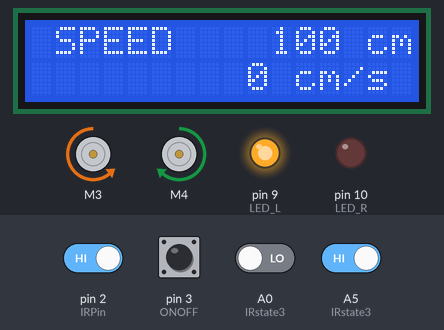
A sketch run on a simulated Arduino Uno, built with avr-gcc and run on an emulated ATmega328P. Shown: 2 × DC motor (green arrow = forward, orange = backward, longer = faster), 16×2 character LCD, output pins drawn as LEDs (lit = HIGH). The test bench sets the inputs (shaded band); at power-on: A5 (IRstate3), pin 2 (IRPin), pin 3 (ONOFF) HIGH, A0 (IRstate3) LOW. What the sketch prints to the serial monitor is not drawn.

Above: at 1.6 s.
1.7 s: pin 3 (ONOFF) pulled LOW for 0.15 s
At 2.8 s:
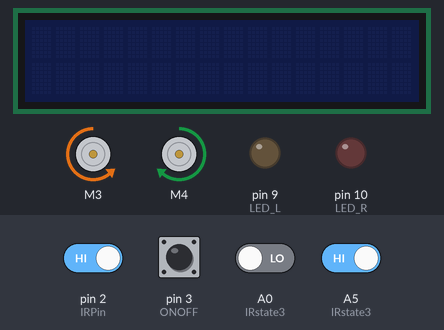
3.3 s: pin 3 (ONOFF) pulled LOW for 1 s
At 4.9 s:
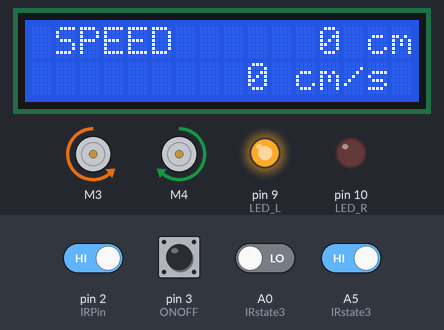
6.8 s: pin 2 (IRPin) driven LOW
At 8.1 s:
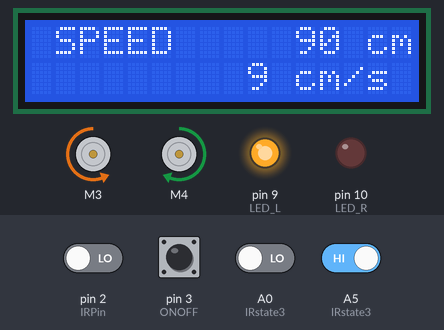
9.8 s: pin 2 (IRPin) driven HIGH
At 10.6 s:
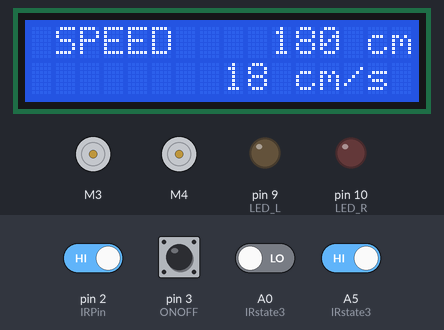
12.8 s: A0 (IRstate3) driven HIGH
At 14.1 s:
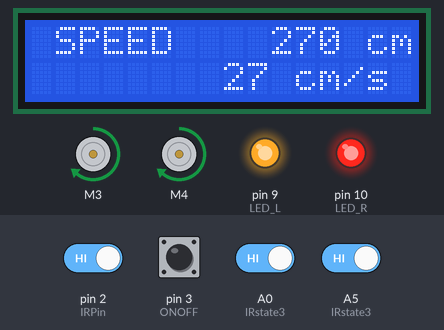
15.8 s: A5 (IRstate3) driven LOW
At 17.1 s:
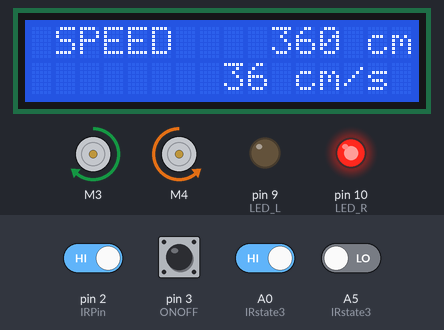
Timing chart, 0 to 18.8 s (numbered marks = the images above; inputs shaded):
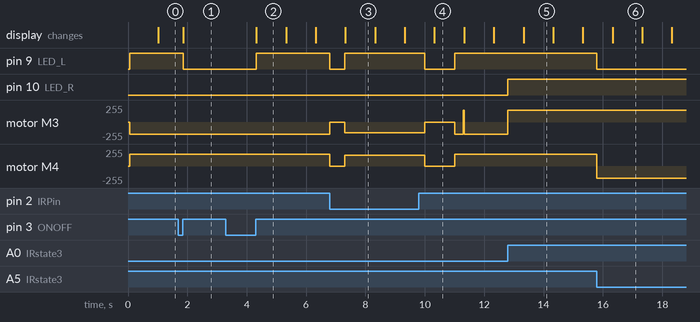

Measured:
- after the input at 1.7 s, pin 9 (LED_L): HIGH → LOW after 0.15 s; the display: changes after 0.15 s (image 1)
- after the input at 3.3 s, pin 9 (LED_L): LOW → HIGH after 1.0 s; the display: changes after 1.0 s (image 2)
- after the input at 6.8 s, pin 9 (LED_L): HIGH → LOW at once, → HIGH 0.50 s later; motor M3: backward 180/255 → stopped at once, → backward 160/255 0.50 s later; motor M4: forward 180/255 → stopped at once, → forward 160/255 0.50 s later
- after the input at 9.8 s, pin 9 (LED_L): HIGH → LOW after 0.20 s, → HIGH 1.0 s later; motor M3: backward 160/255 → stopped after 0.20 s, → backward 180/255 1.0 s later; motor M4: forward 160/255 → stopped after 0.20 s, → forward 180/255 1.0 s later
- after the input at 12.8 s, pin 10 (LED_R): LOW → HIGH at once; motor M3: backward 180/255 → forward 180/255 at once
- after the input at 15.8 s, pin 9 (LED_L): HIGH → LOW at once; motor M4: forward 180/255 → backward 180/255 at once
- what the display in image 2 shows lasts 1.0 s, from 4.3 s to 5.3 s

The sketch:

IRobstacle_LCD_btn_LED_total.ino
```cpp
#include <AFMotor.h>
#include <SoftwareSerial.h>
#include <LiquidCrystal_I2C.h>     // LCD 1602 I2C용 라이브러리
#include <Wire.h>                  // i2C 통신을 위한 라이브러리

#define IRPin 2
#define ONOFF 3  // 터치센서
#define LED_R 10
#define LED_L 9

LiquidCrystal_I2C lcd(0x27, 16, 2); // 접근주소: 0x3F or 0x27

// 모터드라이버 L293D  3: M3에 연결,  4: M4에 연결
AF_DCMotor motor_L(3);
AF_DCMotor motor_R(4);

// 장애물 회피 관련 변수 선언
int obstacle_flag = 0;
bool no_repetition = 0;
unsigned long time_previous, Time_Previous, Time_Current;

// lcd 관련 변수 선언
bool init_flag=0;
bool onoff_flag=0;
int operation_State = 1;
bool mode = 1;
int distance = 100;
int velocity = 0;
int digit_distance = 12;
int digit_velocity = 9;
bool mode_tmp = 1;
int digit_distance_tmp = 0;
int digit_velocity_tmp = 0;
int setcursor_tmp = 0;
String string_mode;
String string_distance;
String string_velocity;

void setup(){
    // Serial set
    Serial.begin(9600);     //시리얼 통신을 초기화합니다.

    // IRPin set
    pinMode(IRPin, INPUT);  // IRPin을 입력으로 설정합니다.
    attachInterrupt(digitalPinToInterrupt(IRPin), obstacle_detected, CHANGE);

    // Motor set
    motor_L.setSpeed(180);              // 왼쪽 모터의 속도
    motor_L.run(RELEASE);
    motor_R.setSpeed(180);              // 오른쪽 모터의 속도
    motor_R.run(RELEASE);
    Time_Previous = millis();
    Time_Current = millis();
    time_previous = millis();

    // LCD set
    lcd.init();  // LCD 초기화
    lcd.backlight();
    pinMode(ONOFF, INPUT);
    digitalWrite(ONOFF, INPUT_PULLUP);
    attachInterrupt(digitalPinToInterrupt(ONOFF), OnOff, CHANGE);

    // LED set
    pinMode(LED_R, OUTPUT);
    pinMode(LED_L, OUTPUT);
}

void LED_RIGHT()
{
    digitalWrite(LED_R, HIGH);
    digitalWrite(LED_L, LOW);
}

void LED_LEFT()
{
    digitalWrite(LED_R, LOW);
    digitalWrite(LED_L, HIGH);
}

void LED_STRAIGHT()
{
    digitalWrite(LED_R, HIGH);
    digitalWrite(LED_L, HIGH);
}

void LED_STOP()
{
    digitalWrite(LED_R, LOW);
    digitalWrite(LED_L, LOW);
}

int digitCheck(int num)     // 자릿수 체크
{
    if(num == 0) return 1;

    int cnt = 0;
    while(num!=0){
        num/=10;
        cnt++;
    }
    return cnt;
}

void writeLCD_distance()    // 주행거리 입력
{
    setcursor_tmp = 13 - digit_distance;
    lcd.setCursor(setcursor_tmp,0);
    lcd.print(string_distance);
    lcd.setCursor(14,0);
    lcd.print("cm");
}

void writeLCD_velocity()    // 속도 입력
{
    setcursor_tmp = 10 - digit_velocity;
    lcd.setCursor(setcursor_tmp, 1);
    lcd.print(string_velocity);
    lcd.setCursor(11,1);
    lcd.print("cm/s");
}

void writeLCD_mode()        // mode 입력
{
    lcd.setCursor(1,0);
    if(mode){
        lcd.print("SPEED");
    }
    else {
        lcd.print("SAFETY");
    }
}

void cluster()      // LCD cluster
{
    lcd.backlight();

    if(init_flag==1) lcd.clear();
    if(distance < 0) distance = 0;
    if(velocity < 0) velocity = 0;

    digit_distance = digitCheck(distance);  // 현재 distance 자릿 수를 저장
    digit_velocity = digitCheck(velocity);  // 현재 velocity 자릿 수를 저장

    if(digit_distance < digit_distance_tmp) lcd.clear();
    if(digit_velocity < digit_velocity_tmp) lcd.clear();
    // if(mode != mode_tmp) lcd.clear();

    string_distance = String(distance);
    string_velocity = String(velocity);
    string_mode = String(mode);

    lcd.clear();
    writeLCD_mode();
    writeLCD_distance();
    writeLCD_velocity();

    // test용
    distance += 30;
    velocity += 3;

    digit_distance_tmp = digit_distance;
    digit_velocity_tmp = digit_velocity;
    // mode_tmp = mode;

}

void OnOff()
{
    if(digitalRead(ONOFF) == HIGH)
    {
        if(onoff_flag==0)
        {
            onoff_flag = 1;
            operation_State = -operation_State;
            distance = 0;
            velocity = 0;
            Serial.println(onoff_flag);
        }
        else{}
    }
    else
    {
        onoff_flag = 0;
        Serial.println(onoff_flag);
    }
}

void car()
{
    int val1 = digitalRead(A0);    // 라인센서1
    int val2 = digitalRead(A5);    // 라인센서2

    if (val1 == 1 && val2 == 1) {           // 직진
        motor_L.run(FORWARD);
        motor_R.run(FORWARD);
        LED_STRAIGHT();
    }
    else if (val1 == 1 && val2 == 0) {      // 우회전
        motor_L.run(FORWARD);
        motor_R.run(BACKWARD);
        LED_RIGHT();
    }
    else if (val1 == 0 && val2 == 1) {      // 좌회전
        motor_L.run(BACKWARD);
        motor_R.run(FORWARD);
        LED_LEFT();
    }
    else if (val1 == 0 && val2 == 0){}      // 이전 상태 유지
    Time_Previous = millis();
}


void obstacle_detected()  // IR센서 인터럽트 함수
{
    // HIGH->LOW 장애물감지함
    if(digitalRead(IRPin) == LOW)
    {
        if( no_repetition == 0)
        {
            no_repetition = 1;
            obstacle_flag = 1;
        }
    }
    // LOW -> HIGH 장애물감지벗어남
    else if(digitalRead(IRPin) == HIGH)
    {
        no_repetition = 0;
        obstacle_flag = 3;
    }
}

void IRstate1()  // 500ms 정지
{
    motor_L.run(RELEASE);
    motor_R.run(RELEASE);
    LED_STOP();
    if(Time_Current - Time_Previous > 500)
    {
        Time_Previous = millis();
        obstacle_flag = 2;
    }
}

void IRstate2()  // 회전
{
    motor_L.setSpeed(160);
    motor_R.setSpeed(160);
    motor_L.run(BACKWARD);
    motor_R.run(FORWARD);
    LED_LEFT();
    Time_Previous = millis();
}

void IRstate3()  // 좌로 회전 -> 정지 -> 전진 -> 정지 -> 라인유무체크
{
    if(Time_Current - Time_Previous <= 200)  // 300ms 좌로 회전
    {
        motor_L.run(BACKWARD);
        motor_R.run(FORWARD);
        LED_LEFT();
    }
    else if(Time_Current - Time_Previous <= 700)  // 500ms 정지
    {
        motor_L.run(RELEASE);
        motor_R.run(RELEASE);
        LED_STOP();
    }
    else if(Time_Current - Time_Previous <= 1300) // 500ms 전진
    {
        motor_L.run(FORWARD);
        motor_R.run(FORWARD);
        LED_STRAIGHT();
        int val1_check = digitalRead(A0);    // 라인센서1
        int val2_check = digitalRead(A5);    // 라인센서2
        if(val1_check == 1 || val2_check == 1)  // 1이면 감지
        {
            obstacle_flag = 4;
            Time_Previous = millis();
        }
    }
    else if(Time_Current - Time_Previous <= 1800)  // 500ms 정지
    {
        motor_L.run(RELEASE);
        motor_R.run(RELEASE);
        LED_STOP();
    }
    else if(Time_Current - Time_Previous > 1800)  // 라인유무 체크
    {
        obstacle_flag = 5;
    }
}

void IRstate4()  // 300ms 좌로 회전
{
    if(Time_Current - Time_Previous <= 500)
    {
        motor_L.run(RELEASE);
        motor_R.run(RELEASE);
        LED_STOP();
    }
    else if(Time_Current - Time_Previous <= 800)
    {
        motor_L.setSpeed(180);
        motor_R.setSpeed(180);
        motor_L.run(BACKWARD);
        motor_R.run(FORWARD);
        LED_LEFT();
    }
    else if(Time_Current - Time_Previous > 800)
    {
        obstacle_flag = 0;
        motor_L.run(FORWARD);
        motor_R.run(FORWARD);
        LED_STRAIGHT();
        Time_Previous = millis();
    }
}

void IRstate5()  // 라인 미감지시 우측으로 돌기, 장애물 감지 후 인터럽트 들어오면 obstacle_flag = 1
{
    motor_L.setSpeed(160);
    motor_R.setSpeed(160);
    motor_L.run(FORWARD);
    motor_R.run(BACKWARD);
    LED_RIGHT();
    Time_Previous = millis();
}


void loop()
{
    Time_Current = millis();
    if(operation_State == 1)  // ON 상태
    {
        // LCD cluster
        if(Time_Current - time_previous >= 1000){  // 1초에 한 번씩 동작
            time_previous = Time_Current;
            cluster();
        }

        // 장애물 회피
        if(obstacle_flag==0){  // 일반 주행
            car();
        }
        else if(obstacle_flag==1){  // 500ms 정지
            IRstate1();
        }
        else if(obstacle_flag == 2){  // 좌로 회전(장애물 인식 벗어나기 위해)
            IRstate2();
        }
        else if(obstacle_flag == 3){  // 좌로 500ms 더 회전, 500ms 정지, 500ms 전진
            IRstate3();
        }
        else if(obstacle_flag == 4){  // 좌로 살짝 회전
            IRstate4();
        }
        else if(obstacle_flag == 5){  // 우로 회전(장애물 인식하기 위해)
            IRstate5();
        }
    }
    else if(operation_State == -1)  // OFF상태
    {
        lcd.clear();
        lcd.noBacklight();
        LED_STOP();
    }
}
```
